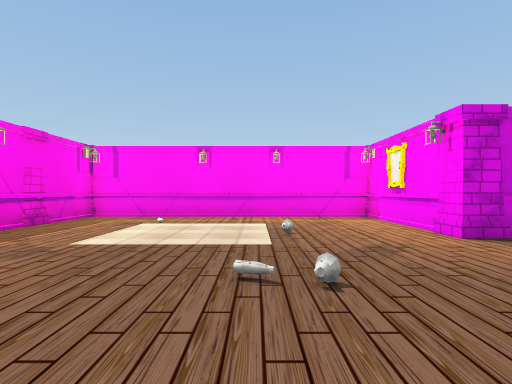
View 1 (above)

16 first-person views from a walk through a 3-D level made in the Unity game engine. The camera is 1.4 m above the floor, looks level and sees 80° across. The floor is counted in squares, 2 m on a side. Each view is taken from the middle of a square. On the plan, view 1 faces up. The plan holds only what a view shows up to about 10 squares ahead; the rest is blank. The place goes on beyond the plan. The player is left out. Some animated figures are not drawn. Some surface patterns are stand-ins.

View 2
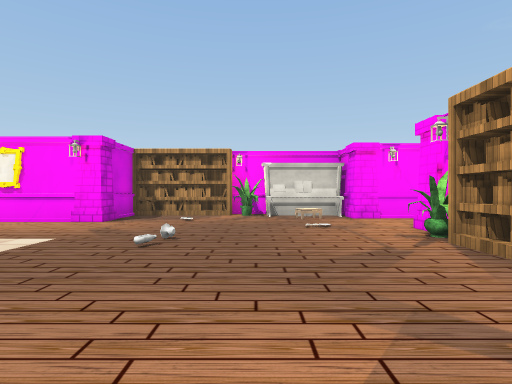

View 3
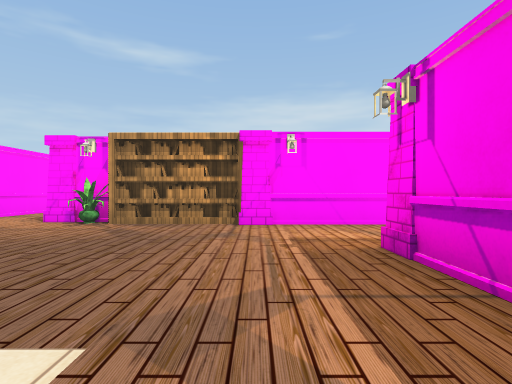

View 4
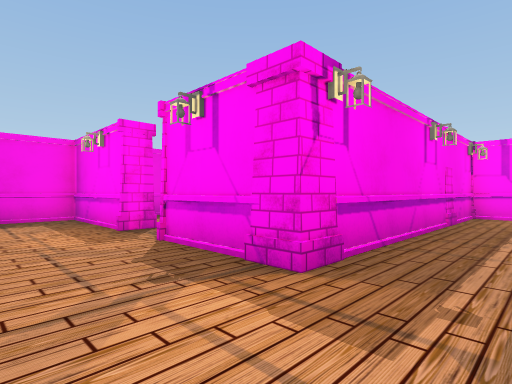

View 5
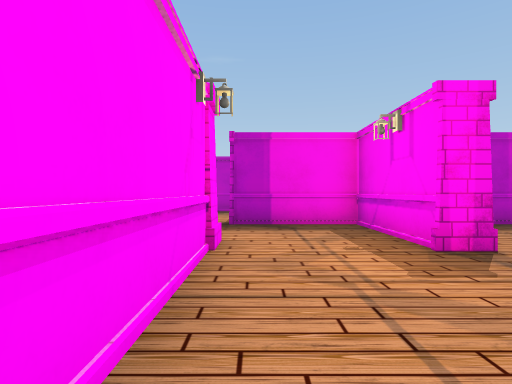

View 6
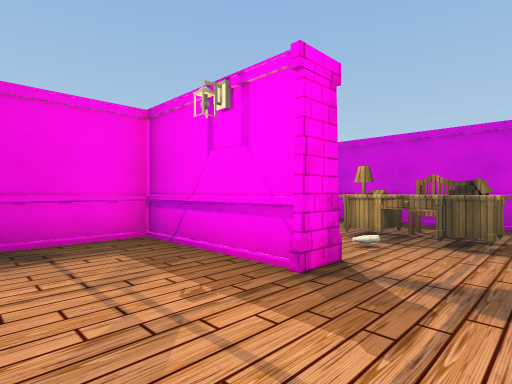

View 7
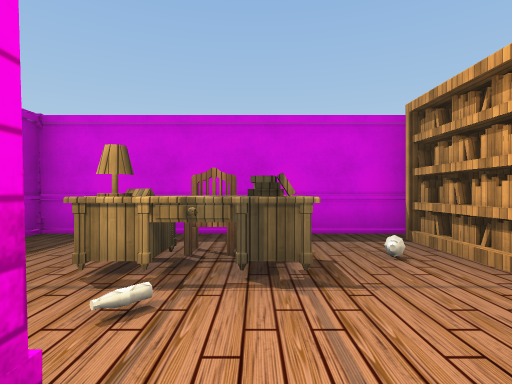

View 8
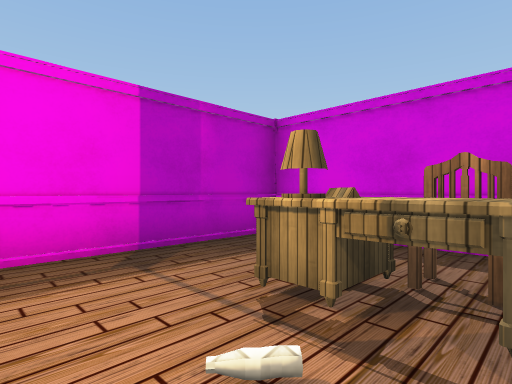

View 9
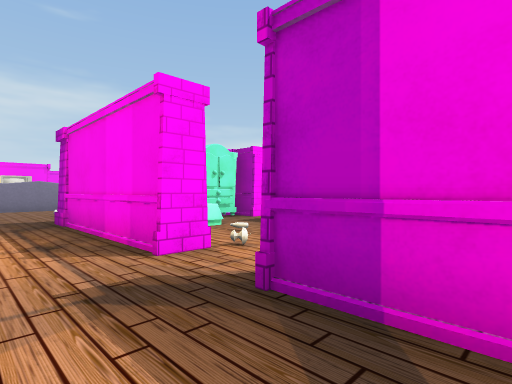

View 10
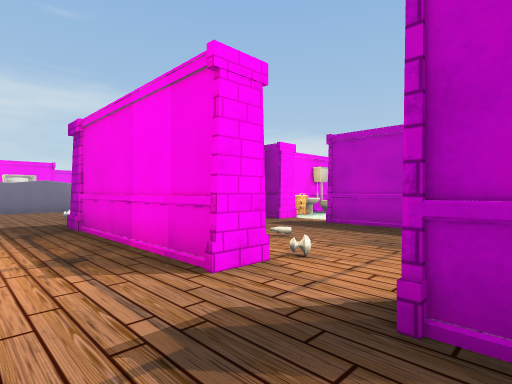

View 11
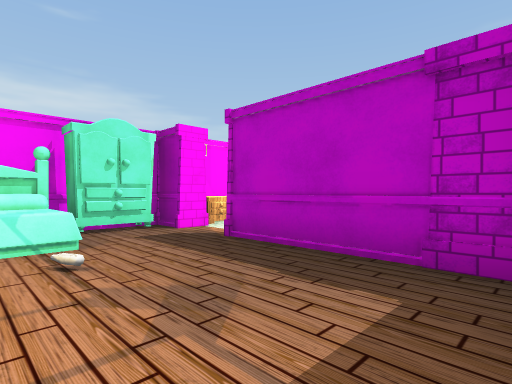

View 12
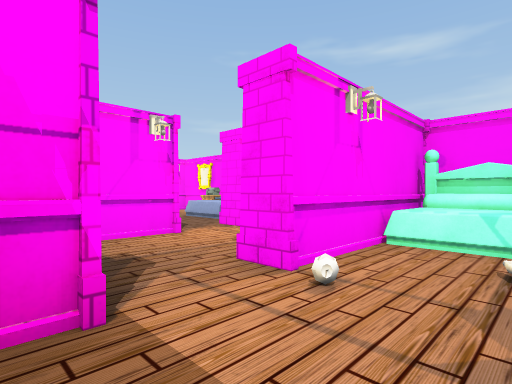

View 13
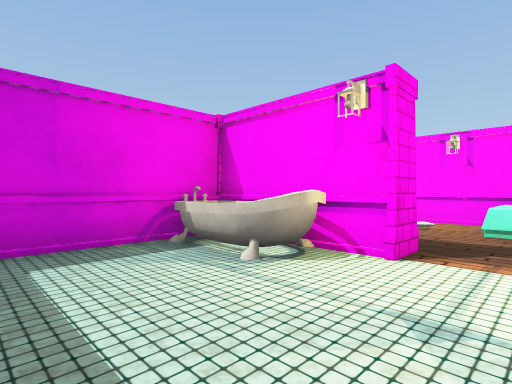

View 14
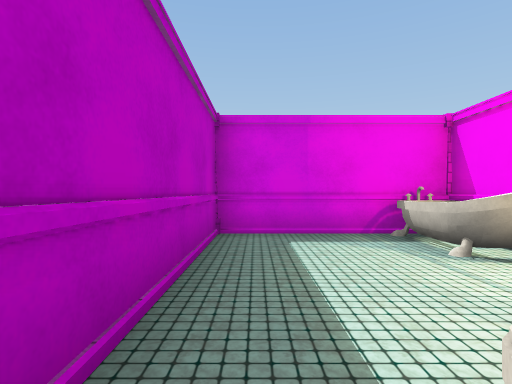

View 15
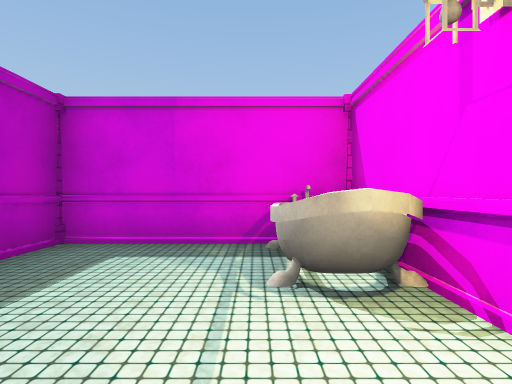

View 16
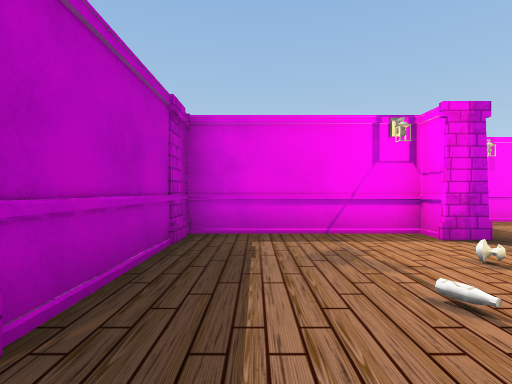

### Floor plan
Ten units are one square. View 1 is at (0, 0); x grows to the right and y downward. Boxes are objects, and circles mark ways between rooms. Rooms are numbered by the first view taken in them; rooms with no view inside come last. Other rooms are left out.
<svg viewBox="-220 -92 282 172">
<path fill="none" stroke="#000" d="M32 -53 32 -87 -45 -87M-54 -12 -71 -12M51 -47 38 -47M57 -6 57 -18M49 16 54 16M42 35 42 20M-47 -84 -47 -17M-84 16 -35 16M-117 -55 -117 -23M-57 -62 -112 -62M-167 36 -167 18 -203 18M-117 44 -117 56M-122 15 -122 8 -162 8 -162 36M-122 71 -122 44M-93 37 -93 25M-207 25 -207 63M-94 -12 -117 -12 -117 16"/>
<rect x="-95" y="-15" width="10" height="10" fill="#bbb"><title>pillar</title></rect>
<rect x="-55" y="-15" width="10" height="10" fill="#bbb"><title>pillar</title></rect>
<rect x="-55" y="-65" width="10" height="10" fill="#bbb"><title>pillar</title></rect>
<rect x="-35" y="15" width="10" height="10" fill="#bbb"><title>pillar</title></rect>
<rect x="-25" y="15" width="20" height="10" fill="#bbb"><title>bookshelf</title></rect>
<rect x="5" y="15" width="10" height="10" fill="#bbb"><title>other object</title></rect>
<rect x="5" y="-25" width="10" height="10" fill="#bbb"><title>other object</title></rect>
<rect x="5" y="-55" width="10" height="10" fill="#bbb"><title>other object</title></rect>
<rect x="15" y="25" width="10" height="10" fill="#bbb"><title>pillar</title></rect>
<rect x="25" y="-55" width="10" height="10" fill="#bbb"><title>pillar</title></rect>
<rect x="35" y="15" width="10" height="10" fill="#bbb"><title>pillar</title></rect>
<rect x="45" y="5" width="10" height="10" fill="#bbb"><title>other object</title></rect>
<rect x="45" y="-15" width="10" height="10" fill="#bbb"><title>other object</title></rect>
<rect x="45" y="-45" width="10" height="20" fill="#bbb"><title>bookshelf</title></rect>
<rect x="-95" y="-45" width="20" height="10" fill="#bbb"><title>desk</title></rect>
<rect x="-75" y="-25" width="10" height="10" fill="#bbb"><title>pillar</title></rect>
<rect x="-75" y="-45" width="10" height="10" fill="#bbb"><title>other object</title></rect>
<rect x="-65" y="-45" width="10" height="10" fill="#bbb"><title>bookshelf</title></rect>
<rect x="-215" y="5" width="10" height="20" fill="#bbb"><title>pillar</title></rect>
<rect x="-195" y="65" width="10" height="10" fill="#bbb"><title>toilet</title></rect>
<rect x="-185" y="65" width="10" height="10" fill="#bbb"><title>other object</title></rect>
<rect x="-185" y="25" width="20" height="20" fill="#bbb"><title>other object</title></rect>
<rect x="-175" y="65" width="10" height="10" fill="#bbb"><title>table</title></rect>
<rect x="-165" y="65" width="10" height="10" fill="#bbb"><title>pillar</title></rect>
<rect x="-165" y="55" width="10" height="10" fill="#bbb"><title>pillar</title></rect>
<rect x="-165" y="45" width="10" height="10" fill="#bbb"><title>pillar</title></rect>
<rect x="-165" y="15" width="10" height="10" fill="#bbb"><title>pillar</title></rect>
<rect x="-165" y="5" width="10" height="10" fill="#bbb"><title>pillar</title></rect>
<rect x="-155" y="65" width="10" height="10" fill="#bbb"><title>closet</title></rect>
<rect x="-145" y="55" width="20" height="10" fill="#bbb"><title>bed</title></rect>
<rect x="-135" y="25" width="10" height="10" fill="#bbb"><title>other object</title></rect>
<rect x="-125" y="35" width="10" height="10" fill="#bbb"><title>other object</title></rect>
<rect x="-125" y="25" width="10" height="10" fill="#bbb"><title>pillar</title></rect>
<rect x="-125" y="15" width="10" height="10" fill="#bbb"><title>pillar</title></rect>
<rect x="-95" y="15" width="10" height="10" fill="#bbb"><title>pillar</title></rect>
<circle cx="-85" cy="-10" r="3" fill="#2a7"/>
<circle cx="-90" cy="5" r="3" fill="#2a7"/>
<text x="0" y="-20">1</text>
<text x="-90" y="-40">2</text>
<text x="-150" y="40">3</text>
</svg>
Room 1 opens to room 2. Room 1 opens to room 3.

Where each view was taken, in squares from view 1:
view 1: 0 up, 0 right, facing up
view 2: 1 up, 4 left, facing right
view 3: 5 up, 3 left, facing down
view 4: 1 down, 3 left, facing up-left
view 5: 1 down, 5 left, facing left
view 6: 1 down, 7 left, facing up-left
view 7: 1 up, 8 left, facing up
view 8: 2 up, 8 left, facing up-left
view 9: 0 up, 10 left, facing down-left
view 10: 1 down, 10 left, facing down-left
view 11: 1 down, 13 left, facing down-left
view 12: 1 down, 14 left, facing down-right
view 13: 6 down, 20 left, facing up-right
view 14: 7 down, 20 left, facing up
view 15: 6 down, 18 left, facing up
view 16: 6 down, 15 left, facing up
